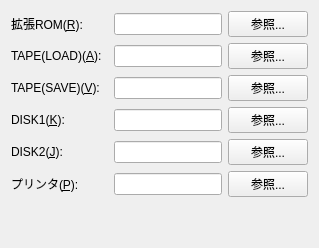
     <widget class="QWidget" name="tabFile">
      <attribute name="title">
       <string>ファイル(&amp;F)</string>
      </attribute>
      <layout class="QGridLayout" name="gridLayout_6">
       <item row="0" column="1" colspan="2">
        <widget class="QLabel" name="label_17">
         <property name="text">
          <string>拡張ROM(&amp;R):</string>
         </property>
         <property name="buddy">
          <cstring>lineEditExtRom</cstring>
         </property>
        </widget>
       </item>
       <item row="7" column="1">
        <widget class="QLabel" name="label_18">
         <property name="text">
          <string>プリンタ(&amp;P):</string>
         </property>
         <property name="buddy">
          <cstring>lineEditPrinter</cstring>
         </property>
        </widget>
       </item>
       <item row="4" column="1">
        <widget class="QLabel" name="label_21">
         <property name="text">
          <string>TAPE(SAVE)(&amp;V):</string>
         </property>
         <property name="buddy">
          <cstring>lineEditSaveTape</cstring>
         </property>
        </widget>
       </item>
       <item row="1" column="1">
        <widget class="QLabel" name="label_19">
         <property name="text">
          <string>TAPE(LOAD)(&amp;A):</string>
         </property>
         <property name="buddy">
          <cstring>lineEditLoadTape</cstring>
         </property>
        </widget>
       </item>
       <item row="1" column="3">
        <widget class="QLineEdit" name="lineEditLoadTape"/>
       </item>
       <item row="0" column="3">
        <widget class="QLineEdit" name="lineEditExtRom"/>
       </item>
       <item row="7" column="3">
        <widget class="QLineEdit" name="lineEditPrinter"/>
       </item>
       <item row="4" column="3">
        <widget class="QLineEdit" name="lineEditSaveTape"/>
       </item>
       <item row="8" column="1">
        <spacer name="verticalSpacer_6">
         <property name="orientation">
          <enum>Qt::Vertical</enum>
         </property>
         <property name="sizeHint" stdset="0">
          <size>
           <width>20</width>
           <height>40</height>
          </size>
         </property>
        </spacer>
       </item>
       <item row="0" column="4">
        <widget class="QPushButton" name="pushButtonRefExtRom">
         <property name="text">
          <string>参照...</string>
         </property>
        </widget>
       </item>
       <item row="1" column="4">
        <widget class="QPushButton" name="pushButtonRefLoadTape">
         <property name="text">
          <string>参照...</string>
         </property>
        </widget>
       </item>
       <item row="4" column="4">
        <widget class="QPushButton" name="pushButtonRefSaveTape">
         <property name="text">
          <string>参照...</string>
         </property>
        </widget>
       </item>
       <item row="7" column="4">
        <widget class="QPushButton" name="pushButtonRefPrinter">
         <property name="text">
          <string>参照...</string>
         </property>
        </widget>
       </item>
       <item row="5" column="3">
        <widget class="QLineEdit" name="lineEditDisk1"/>
       </item>
       <item row="5" column="1">
        <widget class="QLabel" name="label_20">
         <property name="text">
          <string>DISK1(&amp;K):</string>
         </property>
         <property name="buddy">
          <cstring>lineEditDisk1</cstring>
         </property>
        </widget>
       </item>
       <item row="5" column="4">
        <widget class="QPushButton" name="pushButtonRefDisk1">
         <property name="text">
          <string>参照...</string>
         </property>
        </widget>
       </item>
       <item row="6" column="1">
        <widget class="QLabel" name="label_22">
         <property name="text">
          <string>DISK2(&amp;J):</string>
         </property>
         <property name="buddy">
          <cstring>lineEditDisk2</cstring>
         </property>
        </widget>
       </item>
       <item row="6" column="3">
        <widget class="QLineEdit" name="lineEditDisk2"/>
       </item>
       <item row="6" column="4">
        <widget class="QPushButton" name="pushButtonRefDisk2">
         <property name="text">
          <string>参照...</string>
         </property>
        </widget>
       </item>
      </layout>
     </widget>
